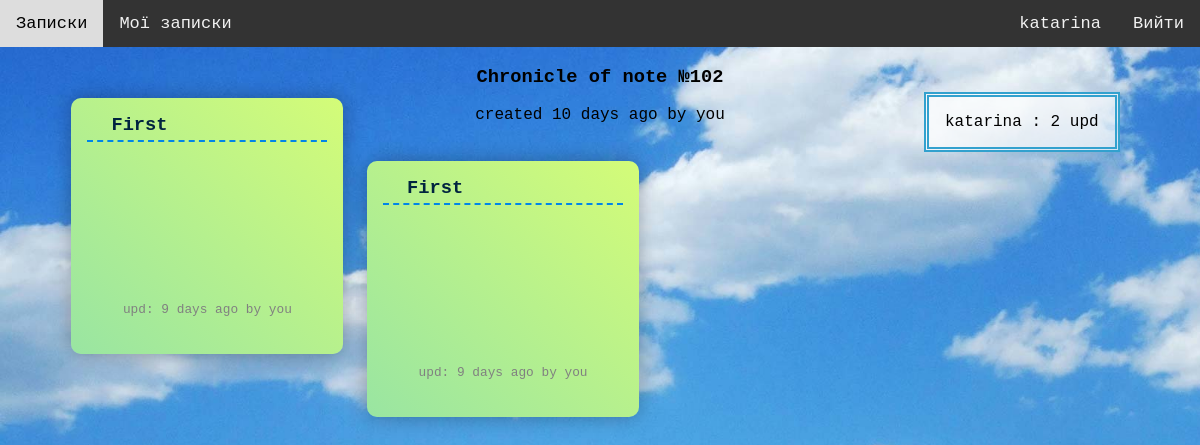
The page /note/102 (signed in) on the database as committed earlier.
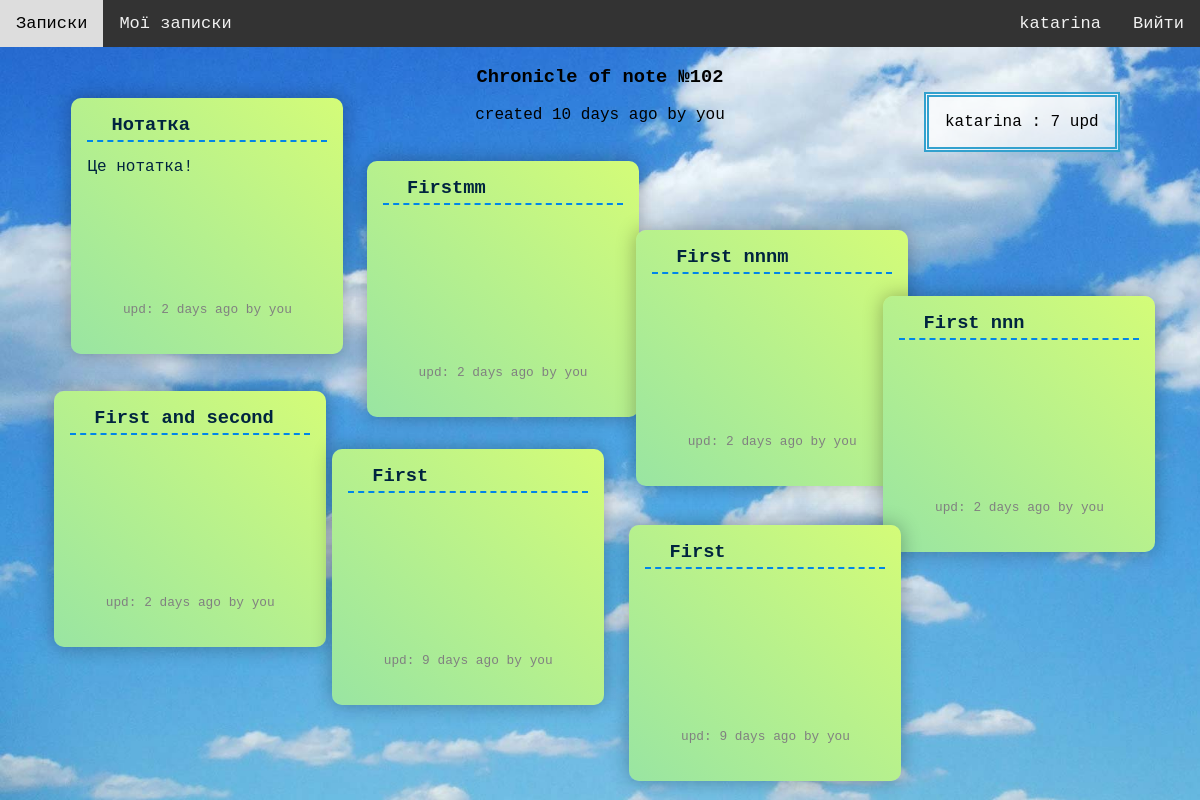
The same page on the database as committed later.
### notes/models.py (models this page shows)
class Edit(models.Model):
    title = models.CharField(max_length=300)
    content = models.TextField()
    note = models.ForeignKey(
        Note, on_delete=models.CASCADE
    )
    author = models.ForeignKey(
        User, on_delete=models.CASCADE
    )
    creation_date = models.DateTimeField(auto_now_add=True, editable=False)
    def when_published(self):
        now = timezone.now()
        since = now - self.creation_date
        days = since.days
        seconds = since.seconds
        if days == 0:
            if int(seconds/3600) == 1:
                return f"{int(seconds / 3600)} hour ago"
            elif seconds >= 3600:
                return f"{int(seconds/3600)} hours ago"
            elif int(seconds / 60) == 1:
                return f"{int(seconds / 60)} minute ago"
            else:
                return f"{int(seconds / 60)} minutes ago"
        elif days == 1:
            return f"{days} day ago"
        else:
            return f"{days} days ago"
    def get_position(self):
        edits = self.note.get_edits().order_by('-creation_date')
        if edits:
            i = 0
            for edit in edits:
                if edit.id == self.id:
                    row = i // 4
                    col = i % 4
                    xran = 5*random.random()
                    yran = 1 * random.random()
                    return f'left:{3 + col*23 + xran}%; ' \
                           f'top:{5 + row*2 + i*4 + yran}rem;'
                i += 1

### notes/views.py (the view)
# urls.py: path("note/<int:pk>", views.details_note, name="details_note"),
@login_required
def details_note(request, pk):
    note = Note.objects.get(id=pk)
    edits = note.get_edits()
    context = {
        "edits": edits,
        "note": note
    }
    return render(request, "details_note.html", context)

### notes/models.py (called while the page is built)
    def when_published(self):
        now = timezone.now()
        since = now - self.creation_date
        days = since.days
        seconds = since.seconds
        if days == 0:
            if int(seconds / 3600) == 1:
                return f"{int(seconds / 3600)} hour ago"
            elif seconds >= 3600:
                return f"{int(seconds / 3600)} hours ago"
            elif int(seconds / 60) == 1:
                return f"{int(seconds / 60)} minute ago"
            else:
                return f"{int(seconds / 60)} minutes ago"
        elif days == 1:
            return f"{days} day ago"
        else:
            return f"{days} days ago"

    def get_edits(self):
        return self.edit_set.all()

    def html_users_edits(self):
        d = {}
        edits = self.get_edits()
        if edits:
            for edit in edits:
                if edit.author not in d:
                    d[edit.author] = 1
                else:
                    d[edit.author] += 1
        return [f'{author} : {d[author]} upd' for author in d]

### notes/templates/details_note.html (shortened to what this page needs)
{% extends 'base.html' %}
{% load static %}
{% block header %}
    <link rel="stylesheet" href="{% static 'note.css' %}">
{% endblock %}
{%  block content %}
<center>
    <h3>Chronicle of note №{{ note.id }}</h3>
    {% if note.author == user %}
        <p>created  {{ note.when_published }} by you</p>
    {% else %}
        <p>created  {{ note.when_published }} by {{ note.author }}</p>
    {% endif %}
</center>
<div class="users_edits">
    {% for stat in note.html_users_edits %}
        {{ stat }}<br>
    {% endfor %}
</div>
<div class="container-flexy">
{% for edit in edits|dictsortreversed:"creation_date" %}
    <div class="sticky-flexy" style="{{ edit.get_position }}">
        <h3>{{ edit.title }}</h3>
        <p>{{ edit.content }}</p>
        <div class="sticky_update_footer">
                {% if edit.author == user %}
                    upd:  {{ edit.when_published }} by you
                {% else %}
                    upd:  {{ edit.when_published }} by {{ edit.author }}
                {% endif %}
        </div>
    </div>
{% endfor %}
</div>
{% endblock %}

Rows that differ between the two databases and show on the page:
added Edit: title "Нотатка", content "Це нотатка!", when_published "2 days ago"
added Edit: title "Firstmm", when_published "2 days ago"
added Edit: title "First nnnm", when_published "2 days ago"
added Edit: title "First nnn", when_published "2 days ago"
added Edit: title "First and second", when_published "2 days ago"
Other text that changed with them:
new list line: "katarina : 7 upd"
list line gone: "katarina : 2 upd"
